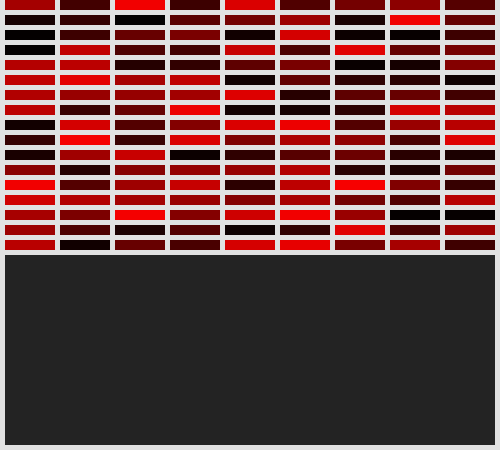
Frame 1 (no input)
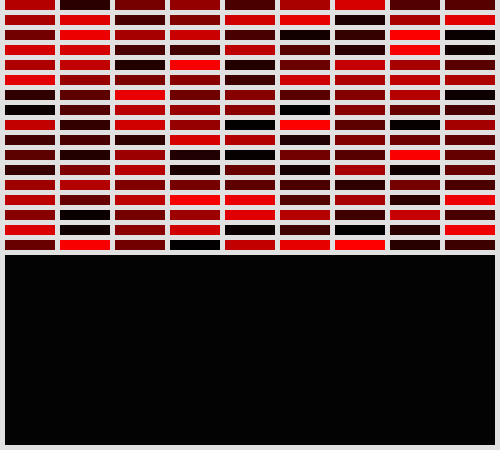
Frame 60 (the mouse pressed at the canvas centre just before this capture)
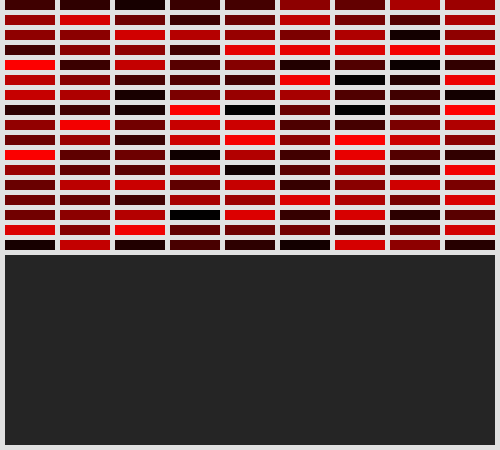
Frame 120 (the mouse held since frame 60 and released just before this capture)

The Processing sketch that drew these frames (run headless with seeded random() and noise(); from frame 60 on, the mouse is pressed at the canvas centre):

// Processing sketch: processing_22256
// ── processing_22256.pde

void setup ()  {
   size(500,450);
   smooth();
   background(225);
}

void draw()  {
   fill(random(255), random(0), random(0));
   noStroke();
   rect(5,0,50,10);
   
     fill(random(255), random(0), random(0));
     noStroke();
     rect(60,0,50,10);
   
     fill(random(255), random(0), random(0));
     noStroke();
     rect(115,0,50,10);
   
     fill(random(255), random(0), random(0));
     noStroke();
     rect(170,0,50,10);
   
     fill(random(255), random(0), random(0));
     noStroke();
     rect(225,0,50,10);
     
     fill(random(255), random(0), random(0));
     noStroke();
     rect(280,0,50,10);
   
     fill(random(255), random(0), random(0));
     noStroke();
     rect(335,0,50,10);
   
     fill(random(255), random(0), random(0));
     noStroke();
     rect(390,0,50,10);
   
     fill(random(255), random(0), random(0));
     noStroke();
     rect(445,0,50,10);
     
   fill(random(255), random(0), random(0));
   noStroke();
   rect(5,15,50,10);
   
     fill(random(255), random(0), random(0));
     noStroke();
     rect(60,15,50,10);
   
     fill(random(255), random(0), random(0));
     noStroke();
     rect(115,15,50,10);
   
     fill(random(255), random(0), random(0));
     noStroke();
     rect(170,15,50,10);
   
     fill(random(255), random(0), random(0));
     noStroke();
     rect(225,15,50,10);
     
     fill(random(255), random(0), random(0));
     noStroke();
     rect(280,15,50,10);
   
     fill(random(255), random(0), random(0));
     noStroke();
     rect(335,15,50,10);
   
     fill(random(255), random(0), random(0));
     noStroke();
     rect(390,15,50,10);
   
     fill(random(255), random(0), random(0));
     noStroke();
     rect(445,15,50,10);
     
   fill(random(255), random(0), random(0));
   noStroke();
   rect(5,30,50,10);
   
     fill(random(255), random(0), random(0));
     noStroke();
     rect(60,30,50,10);
   
     fill(random(255), random(0), random(0));
     noStroke();
     rect(115,30,50,10);
   
     fill(random(255), random(0), random(0));
     noStroke();
     rect(170,30,50,10);
   
     fill(random(255), random(0), random(0));
     noStroke();
     rect(225,30,50,10);
     
     fill(random(255), random(0), random(0));
     noStroke();
     rect(280,30,50,10);
   
     fill(random(255), random(0), random(0));
     noStroke();
     rect(335,30,50,10);
   
     fill(random(255), random(0), random(0));
     noStroke();
     rect(390,30,50,10);
   
     fill(random(255), random(0), random(0));
     noStroke();
     rect(445,30,50,10);
     
   fill(random(255), random(0), random(0));
   noStroke();
   rect(5,45,50,10);
   
     fill(random(255), random(0), random(0));
     noStroke();
     rect(60,45,50,10);
   
     fill(random(255), random(0), random(0));
     noStroke();
     rect(115,45,50,10);
   
     fill(random(255), random(0), random(0));
     noStroke();
     rect(170,45,50,10);
   
     fill(random(255), random(0), random(0));
     noStroke();
     rect(225,45,50,10);
     
     fill(random(255), random(0), random(0));
     noStroke();
     rect(280,45,50,10);
   
     fill(random(255), random(0), random(0));
     noStroke();
     rect(335,45,50,10);
   
     fill(random(255), random(0), random(0));
     noStroke();
     rect(390,45,50,10);
   
     fill(random(255), random(0), random(0));
     noStroke();
     rect(445,45,50,10);
     
   fill(random(255), random(0), random(0));
   noStroke();
   rect(5,60,50,10);
   
     fill(random(255), random(0), random(0));
     noStroke();
     rect(60,60,50,10);
   
     fill(random(255), random(0), random(0));
     noStroke();
     rect(115,60,50,10);
   
     fill(random(255), random(0), random(0));
     noStroke();
     rect(170,60,50,10);
   
     fill(random(255), random(0), random(0));
     noStroke();
     rect(225,60,50,10);
     
     fill(random(255), random(0), random(0));
     noStroke();
     rect(280,60,50,10);
   
     fill(random(255), random(0), random(0));
     noStroke();
     rect(335,60,50,10);
   
     fill(random(255), random(0), random(0));
     noStroke();
     rect(390,60,50,10);
   
     fill(random(255), random(0), random(0));
     noStroke();
     rect(445,60,50,10);
     
   fill(random(255), random(0), random(0));
   noStroke();
   rect(5,75,50,10);
   
     fill(random(255), random(0), random(0));
     noStroke();
     rect(60,75,50,10);
   
     fill(random(255), random(0), random(0));
     noStroke();
     rect(115,75,50,10);
   
     fill(random(255), random(0), random(0));
     noStroke();
     rect(170,75,50,10);
   
     fill(random(255), random(0), random(0));
     noStroke();
     rect(225,75,50,10);
     
     fill(random(255), random(0), random(0));
     noStroke();
     rect(280,75,50,10);
   
     fill(random(255), random(0), random(0));
     noStroke();
     rect(335,75,50,10);
   
     fill(random(255), random(0), random(0));
     noStroke();
     rect(390,75,50,10);
   
     fill(random(255), random(0), random(0));
     noStroke();
     rect(445,75,50,10);
     
   fill(random(255), random(0), random(0));
   noStroke();
   rect(5,90,50,10);
   
     fill(random(255), random(0), random(0));
     noStroke();
     rect(60,90,50,10);
   
     fill(random(255), random(0), random(0));
     noStroke();
     rect(115,90,50,10);
   
     fill(random(255), random(0), random(0));
     noStroke();
     rect(170,90,50,10);
   
     fill(random(255), random(0), random(0));
     noStroke();
     rect(225,90,50,10);
     
     fill(random(255), random(0), random(0));
     noStroke();
     rect(280,90,50,10);
   
     fill(random(255), random(0), random(0));
     noStroke();
     rect(335,90,50,10);
   
     fill(random(255), random(0), random(0));
     noStroke();
     rect(390,90,50,10);
   
     fill(random(255), random(0), random(0));
     noStroke();
     rect(445,90,50,10);
     
   fill(random(255), random(0), random(0));
   noStroke();
   rect(5,105,50,10);
   
     fill(random(255), random(0), random(0));
     noStroke();
     rect(60,105,50,10);
   
     fill(random(255), random(0), random(0));
     noStroke();
     rect(115,105,50,10);
   
     fill(random(255), random(0), random(0));
     noStroke();
     rect(170,105,50,10);
   
     fill(random(255), random(0), random(0));
     noStroke();
     rect(225,105,50,10);
     
     fill(random(255), random(0), random(0));
     noStroke();
     rect(280,105,50,10);
   
     fill(random(255), random(0), random(0));
     noStroke();
     rect(335,105,50,10);
   
     fill(random(255), random(0), random(0));
     noStroke();
     rect(390,105,50,10);
   
     fill(random(255), random(0), random(0));
     noStroke();
     rect(445,105,50,10);
     
   fill(random(255), random(0), random(0));
   noStroke();
   rect(5,120,50,10);
   
     fill(random(255), random(0), random(0));
     noStroke();
     rect(60,120,50,10);
   
     fill(random(255), random(0), random(0));
     noStroke();
     rect(115,120,50,10);
   
     fill(random(255), random(0), random(0));
     noStroke();
     rect(170,120,50,10);
   
     fill(random(255), random(0), random(0));
     noStroke();
     rect(225,120,50,10);
     
     fill(random(255), random(0), random(0));
     noStroke();
     rect(280,120,50,10);
   
     fill(random(255), random(0), random(0));
     noStroke();
     rect(335,120,50,10);
   
     fill(random(255), random(0), random(0));
     noStroke();
     rect(390,120,50,10);
   
     fill(random(255), random(0), random(0));
     noStroke();
     rect(445,120,50,10);
     
   fill(random(255), random(0), random(0));
   noStroke();
   rect(5,135,50,10);
   
     fill(random(255), random(0), random(0));
     noStroke();
     rect(60,135,50,10);
   
     fill(random(255), random(0), random(0));
     noStroke();
     rect(115,135,50,10);
   
     fill(random(255), random(0), random(0));
     noStroke();
     rect(170,135,50,10);
   
     fill(random(255), random(0), random(0));
     noStroke();
     rect(225,135,50,10);
     
     fill(random(255), random(0), random(0));
     noStroke();
     rect(280,135,50,10);
   
     fill(random(255), random(0), random(0));
     noStroke();
     rect(335,135,50,10);
   
     fill(random(255), random(0), random(0));
     noStroke();
     rect(390,135,50,10);
   
     fill(random(255), random(0), random(0));
     noStroke();
     rect(445,135,50,10);
     
   fill(random(255), random(0), random(0));
   noStroke();
   rect(5,150,50,10);
   
     fill(random(255), random(0), random(0));
     noStroke();
     rect(60,150,50,10);
   
     fill(random(255), random(0), random(0));
     noStroke();
     rect(115,150,50,10);
   
     fill(random(255), random(0), random(0));
     noStroke();
     rect(170,150,50,10);
   
     fill(random(255), random(0), random(0));
     noStroke();
     rect(225,150,50,10);
     
     fill(random(255), random(0), random(0));
     noStroke();
     rect(280,150,50,10);
   
     fill(random(255), random(0), random(0));
     noStroke();
     rect(335,150,50,10);
   
     fill(random(255), random(0), random(0));
     noStroke();
     rect(390,150,50,10);
   
     fill(random(255), random(0), random(0));
     noStroke();
     rect(445,150,50,10);
     
   fill(random(255), random(0), random(0));
   noStroke();
   rect(5,165,50,10);
   
     fill(random(255), random(0), random(0));
     noStroke();
     rect(60,165,50,10);
   
     fill(random(255), random(0), random(0));
     noStroke();
     rect(115,165,50,10);
   
     fill(random(255), random(0), random(0));
     noStroke();
     rect(170,165,50,10);
   
     fill(random(255), random(0), random(0));
     noStroke();
     rect(225,165,50,10);
     
     fill(random(255), random(0), random(0));
     noStroke();
     rect(280,165,50,10);
   
     fill(random(255), random(0), random(0));
     noStroke();
     rect(335,165,50,10);
   
     fill(random(255), random(0), random(0));
     noStroke();
     rect(390,165,50,10);
   
     fill(random(255), random(0), random(0));
     noStroke();
     rect(445,165,50,10);
     
   fill(random(255), random(0), random(0));
   noStroke();
   rect(5,180,50,10);
   
     fill(random(255), random(0), random(0));
     noStroke();
     rect(60,180,50,10);
   
     fill(random(255), random(0), random(0));
     noStroke();
     rect(115,180,50,10);
   
     fill(random(255), random(0), random(0));
     noStroke();
     rect(170,180,50,10);
   
     fill(random(255), random(0), random(0));
     noStroke();
     rect(225,180,50,10);
     
     fill(random(255), random(0), random(0));
     noStroke();
     rect(280,180,50,10);
   
     fill(random(255), random(0), random(0));
     noStroke();
     rect(335,180,50,10);
   
     fill(random(255), random(0), random(0));
     noStroke();
     rect(390,180,50,10);
   
     fill(random(255), random(0), random(0));
     noStroke();
     rect(445,180,50,10);
     
   fill(random(255), random(0), random(0));
   noStroke();
   rect(5,195,50,10);
   
     fill(random(255), random(0), random(0));
     noStroke();
     rect(60,195,50,10);
   
     fill(random(255), random(0), random(0));
     noStroke();
     rect(115,195,50,10);
   
     fill(random(255), random(0), random(0));
     noStroke();
     rect(170,195,50,10);
   
     fill(random(255), random(0), random(0));
     noStroke();
     rect(225,195,50,10);
     
     fill(random(255), random(0), random(0));
     noStroke();
     rect(280,195,50,10);
   
     fill(random(255), random(0), random(0));
     noStroke();
     rect(335,195,50,10);
   
     fill(random(255), random(0), random(0));
     noStroke();
     rect(390,195,50,10);
   
     fill(random(255), random(0), random(0));
     noStroke();
     rect(445,195,50,10);
     
   fill(random(255), random(0), random(0));
   noStroke();
   rect(5,210,50,10);
   
     fill(random(255), random(0), random(0));
     noStroke();
     rect(60,210,50,10);
   
     fill(random(255), random(0), random(0));
     noStroke();
     rect(115,210,50,10);
   
     fill(random(255), random(0), random(0));
     noStroke();
     rect(170,210,50,10);
   
     fill(random(255), random(0), random(0));
     noStroke();
     rect(225,210,50,10);
     
     fill(random(255), random(0), random(0));
     noStroke();
     rect(280,210,50,10);
   
     fill(random(255), random(0), random(0));
     noStroke();
     rect(335,210,50,10);
   
     fill(random(255), random(0), random(0));
     noStroke();
     rect(390,210,50,10);
   
     fill(random(255), random(0), random(0));
     noStroke();
     rect(445,210,50,10);
     
     fill(random(255), random(0), random(0));
   noStroke();
   rect(5,225,50,10);
   
     fill(random(255), random(0), random(0));
     noStroke();
     rect(60,225,50,10);
   
     fill(random(255), random(0), random(0));
     noStroke();
     rect(115,225,50,10);
   
     fill(random(255), random(0), random(0));
     noStroke();
     rect(170,225,50,10);
   
     fill(random(255), random(0), random(0));
     noStroke();
     rect(225,225,50,10);
     
     fill(random(255), random(0), random(0));
     noStroke();
     rect(280,225,50,10);
   
     fill(random(255), random(0), random(0));
     noStroke();
     rect(335,225,50,10);
   
     fill(random(255), random(0), random(0));
     noStroke();
     rect(390,225,50,10);
   
     fill(random(255), random(0), random(0));
     noStroke();
     rect(445,225,50,10);
     
   fill(random(255), random(0), random(0));
   noStroke();
   rect(5,240,50,10);
   
     fill(random(255), random(0), random(0));
     noStroke();
     rect(60,240,50,10);
   
     fill(random(255), random(0), random(0));
     noStroke();
     rect(115,240,50,10);
   
     fill(random(255), random(0), random(0));
     noStroke();
     rect(170,240,50,10);
   
     fill(random(255), random(0), random(0));
     noStroke();
     rect(225,240,50,10);
     
     fill(random(255), random(0), random(0));
     noStroke();
     rect(280,240,50,10);
   
     fill(random(255), random(0), random(0));
     noStroke();
     rect(335,240,50,10);
   
     fill(random(255), random(0), random(0));
     noStroke();
     rect(390,240,50,10);
   
     fill(random(255), random(0), random(0));
     noStroke();
     rect(445,240,50,10);
     
     
  fill(random(40));
  noStroke();
  rect(5,255,490,190);
}
                
